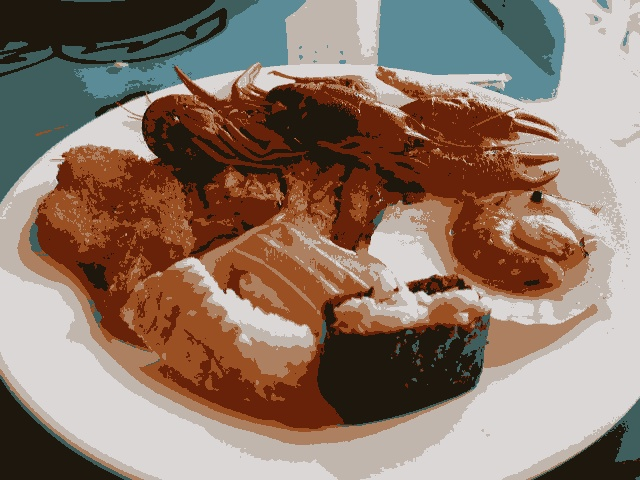
#> input picture unidade-II/exercicio19.2/kmeans1.jpg, 640 x 480 px
$ python dftfilter.py ../exercicio19.2/kmeans1.jpg
#> lines starting #> are read from the running program, lines starting #| are printed output that depends on the picture
import cv2
import numpy as np
import sys

def swap_quadrants(image):
    # If the image has an odd size, crop the region to the largest
    # even size possible (-2 = 1111...1110)
    image = image[0:image.shape[0] & -2, 0:image.shape[1] & -2]

    center_x = image.shape[1] // 2
    center_y = image.shape[0] // 2

    # Rearrange the quadrants of the Fourier transform so that the
    # origin is at the center of the image
    # A B   ->  D C
    # C D       B A
    A = image[0:center_y, 0:center_x]
    B = image[0:center_y, center_x:image.shape[1]]
    C = image[center_y:image.shape[0], 0:center_x]
    D = image[center_y:image.shape[0], center_x:image.shape[1]]

    # Swap quadrants (Top-Left with Bottom-Right)
    image[0:center_y, 0:center_x] = D
    image[center_y:image.shape[0], center_x:image.shape[1]] = A

    # Swap quadrant (Top-Right with Bottom-Left)
    image[0:center_y, center_x:image.shape[1]] = C
    image[center_y:image.shape[0], 0:center_x] = B

def make_homomorphic_filter(image, gamma_l, gamma_h, d0, c):
    filter_2d = np.zeros_like(image, dtype=np.float32)
    center_x = image.shape[1] // 2
    center_y = image.shape[0] // 2

    for i in range(image.shape[0]):
        for j in range(image.shape[1]):
            d = np.sqrt((i - center_y) ** 2 + (j - center_x) ** 2)
            h = (gamma_h - gamma_l) * (1.0 - np.exp(-c * (d ** 2) / (d0 ** 2))) + gamma_l
            filter_2d[i, j] = h

    filter_complex = np.dstack((filter_2d, np.zeros_like(filter_2d)))
    return filter_complex


if __name__ == "__main__":
    image = cv2.imread(sys.argv[1], cv2.IMREAD_GRAYSCALE)
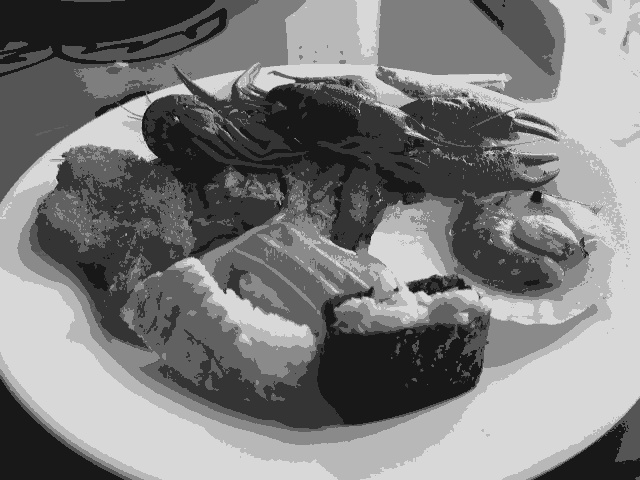
#> image: shape (480, 640); min 17, max 224, mean 124.5
    if image is None:
        print("Error opening image", sys.argv[1])

    # Expand the input image to the optimal size for the DFT
    dft_m = cv2.getOptimalDFTSize(image.shape[0])
#> dft_m = 480
    dft_n = cv2.getOptimalDFTSize(image.shape[1])
#> dft_n = 640
    padded = cv2.copyMakeBorder(image, 0, dft_m - image.shape[0], 0, dft_n - image.shape[1], cv2.BORDER_CONSTANT, value=0)

    # Prepare the complex matrix to be filled
    # First the real part, containing the input image
    # Then the imaginary part with null values
    complex_image = np.zeros((padded.shape[0], padded.shape[1], 2), dtype=np.float32)
    complex_image[:, :, 0] = padded.astype(np.float32)

    # Calculate the DFT
    cv2.dft(complex_image, complex_image)
    swap_quadrants(complex_image[:, :, 0])

    # Create the homomorphic filter and apply the frequency filtering
    gamma_l, gamma_h, d0, c = 0.5, 2.0, 30.0, 1.0
    filter_complex = make_homomorphic_filter(complex_image[:, :, 0], gamma_l, gamma_h, d0, c)
#> after the loop in make_homomorphic_filter, `for i in range(image.shape[0]):`:
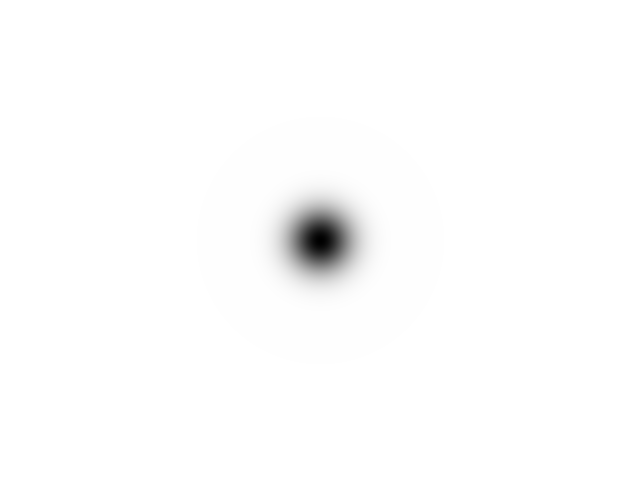
#> filter_2d: shape (480, 640) float32; min 0.5, max 2, mean 1.99; drawn with min black and max white
#> (the run stopped early here; a loop or call above may not have finished)
